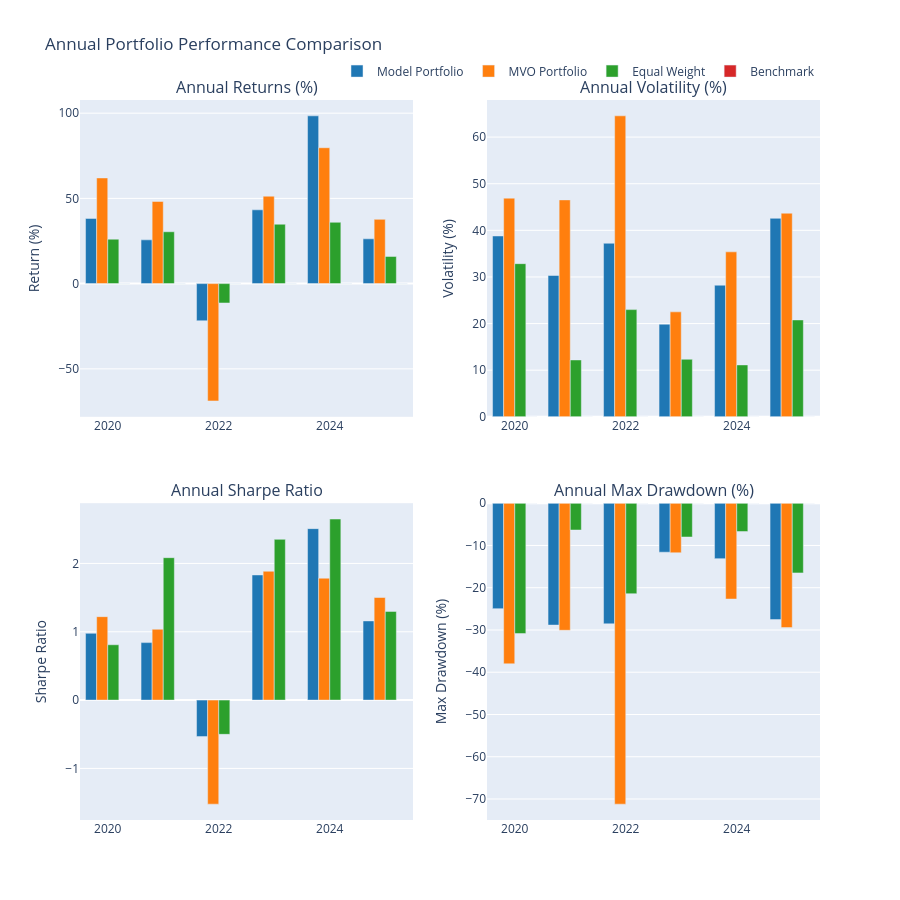

This figure's notebook cell:
### Code cell
# Plotting
fig = make_subplots(
    rows=2, cols=2,
    subplot_titles=('Annual Returns (%)', 'Annual Volatility (%)', 
                   'Annual Sharpe Ratio', 'Annual Max Drawdown (%)'),
                   #'Annual Sortino Ratio', 'Annual Calmar Ratio'),
    vertical_spacing=0.12,
    horizontal_spacing=0.1
)

colors = ['#1f77b4', '#ff7f0e', '#2ca02c', '#d62728']
years = list(yearly_comparison['Total Return (%)'].index)

# Plot annual returns
for i, portfolio in enumerate(portfolios.keys()):
    fig.add_trace(
        go.Bar(
            x=years,
            y=yearly_comparison['Total Return (%)'][portfolio],
            name=portfolio,
            marker_color=colors[i],
            showlegend=True
        ),
        row=1, col=1
    )

# Plot annual volatility
for i, portfolio in enumerate(portfolios.keys()):
    fig.add_trace(
        go.Bar(
            x=years,
            y=yearly_comparison['Volatility (%)'][portfolio],
            name=portfolio,
            marker_color=colors[i],
            showlegend=False
        ),
        row=1, col=2
    )

# Plot annual Sharpe ratio
for i, portfolio in enumerate(portfolios.keys()):
    fig.add_trace(
        go.Bar(
            x=years,
            y=yearly_comparison['Sharpe Ratio'][portfolio],
            name=portfolio,
            marker_color=colors[i],
            showlegend=False
        ),
        row=2, col=1
    )

# Plot annual max drawdown
for i, portfolio in enumerate(portfolios.keys()):
    fig.add_trace(
        go.Bar(
            x=years,
            y=yearly_comparison['Max Drawdown (%)'][portfolio],
            name=portfolio,
            marker_color=colors[i],
            showlegend=False
        ),
        row=2, col=2
    )

# # Plot annual Sortino ratio
# for i, portfolio in enumerate(portfolios.keys()):
#     fig.add_trace(
#         go.Scatter(
#             x=years,
#             y=yearly_comparison['Sortino Ratio'][portfolio],
#             mode='lines+markers',
#             name=portfolio,
#             line=dict(color=colors[i]),
#             showlegend=False
#         ),
#         row=3, col=1
#     )

# # Plot annual Calmar ratio
# for i, portfolio in enumerate(portfolios.keys()):
#     fig.add_trace(
#         go.Scatter(
#             x=years,
#             y=yearly_comparison['Calmar Ratio'][portfolio],
#             mode='lines+markers',
#             name=portfolio,
#             line=dict(color=colors[i]),
#             showlegend=False
#         ),
#         row=3, col=2
#     )

# Update layout
fig.update_layout(
    title='Annual Portfolio Performance Comparison',
    height=900,
    showlegend=True,
    legend=dict(
        orientation="h",
        yanchor="bottom",
        y=1.02,
        xanchor="right",
        x=1
    )
)

# Update axes labels
fig.update_yaxes(title_text="Return (%)", row=1, col=1)
fig.update_yaxes(title_text="Volatility (%)", row=1, col=2)
fig.update_yaxes(title_text="Sharpe Ratio", row=2, col=1)
fig.update_yaxes(title_text="Max Drawdown (%)", row=2, col=2)
# fig.update_yaxes(title_text="Sortino Ratio", row=3, col=1)
# fig.update_yaxes(title_text="Calmar Ratio", row=3, col=2)

fig.show()

# Save the plot to a file
fig.write_html(f'{output_dir}/{train_type}/YoY_performance_{model_type}_run_{run_no}.html')
fig.write_image(f'{output_dir}/{train_type}/YoY_performance_{model_type}_run_{run_no}.png')

### Figure 1 — Plotly figure (JSON) as saved in the notebook; plotly's stock layout.template omitted (floating-point values rounded to 4 significant figures)
{"data": [{"marker": {"color": "#1f77b4"}, "name": "Model Portfolio", "showlegend": true, "type": "bar", "x": [2020, 2021, 2022, 2023, 2024, 2025], "xaxis": "x", "y": [38.24, 25.68, -21.82, 43.29, 98.44, 26.27], "yaxis": "y"}, {"marker": {"color": "#ff7f0e"}, "name": "MVO Portfolio", "showlegend": true, "type": "bar", "x": [2020, 2021, 2022, 2023, 2024, 2025], "xaxis": "x", "y": [62.0, 48.21, -68.85, 51.29, 79.72, 37.7], "yaxis": "y"}, {"marker": {"color": "#2ca02c"}, "name": "Equal Weight", "showlegend": true, "type": "bar", "x": [2020, 2021, 2022, 2023, 2024, 2025], "xaxis": "x", "y": [26.09, 30.42, -11.36, 34.84, 35.98, 15.95], "yaxis": "y"}, {"marker": {"color": "#d62728"}, "name": "Benchmark", "showlegend": true, "type": "bar", "x": [2020, 2021, 2022, 2023, 2024, 2025], "xaxis": "x", "y": [0, 0, 0, 0, 0, 0], "yaxis": "y"}, {"marker": {"color": "#1f77b4"}, "name": "Model Portfolio", "showlegend": false, "type": "bar", "x": [2020, 2021, 2022, 2023, 2024, 2025], "xaxis": "x2", "y": [38.79, 30.31, 37.23, 19.86, 28.23, 42.58], "yaxis": "y2"}, {"marker": {"color": "#ff7f0e"}, "name": "MVO Portfolio", "showlegend": false, "type": "bar", "x": [2020, 2021, 2022, 2023, 2024, 2025], "xaxis": "x2", "y": [46.9, 46.53, 64.56, 22.51, 35.38, 43.68], "yaxis": "y2"}, {"marker": {"color": "#2ca02c"}, "name": "Equal Weight", "showlegend": false, "type": "bar", "x": [2020, 2021, 2022, 2023, 2024, 2025], "xaxis": "x2", "y": [32.85, 12.2, 22.99, 12.34, 11.13, 20.78], "yaxis": "y2"}, {"marker": {"color": "#d62728"}, "name": "Benchmark", "showlegend": false, "type": "bar", "x": [2020, 2021, 2022, 2023, 2024, 2025], "xaxis": "x2", "y": [0, 0, 0, 0, 0, 0], "yaxis": "y2"}, {"marker": {"color": "#1f77b4"}, "name": "Model Portfolio", "showlegend": false, "type": "bar", "x": [2020, 2021, 2022, 2023, 2024, 2025], "xaxis": "x3", "y": [0.9774, 0.8413, -0.5344, 1.832, 2.51, 1.159], "yaxis": "y3"}, {"marker": {"color": "#ff7f0e"}, "name": "MVO Portfolio", "showlegend": false, "type": "bar", "x": [2020, 2021, 2022, 2023, 2024, 2025], "xaxis": "x3", "y": [1.221, 1.037, -1.523, 1.886, 1.784, 1.502], "yaxis": "y3"}, {"marker": {"color": "#2ca02c"}, "name": "Equal Weight", "showlegend": false, "type": "bar", "x": [2020, 2021, 2022, 2023, 2024, 2025], "xaxis": "x3", "y": [0.81, 2.084, -0.5011, 2.353, 2.65, 1.298], "yaxis": "y3"}, {"marker": {"color": "#d62728"}, "name": "Benchmark", "showlegend": false, "type": "bar", "x": [2020, 2021, 2022, 2023, 2024, 2025], "xaxis": "x3", "y": [null, null, null, null, null, null], "yaxis": "y3"}, {"marker": {"color": "#1f77b4"}, "name": "Model Portfolio", "showlegend": false, "type": "bar", "x": [2020, 2021, 2022, 2023, 2024, 2025], "xaxis": "x4", "y": [-24.96, -28.84, -28.55, -11.6, -13.12, -27.54], "yaxis": "y4"}, {"marker": {"color": "#ff7f0e"}, "name": "MVO Portfolio", "showlegend": false, "type": "bar", "x": [2020, 2021, 2022, 2023, 2024, 2025], "xaxis": "x4", "y": [-38.01, -30.07, -71.22, -11.73, -22.69, -29.44], "yaxis": "y4"}, {"marker": {"color": "#2ca02c"}, "name": "Equal Weight", "showlegend": false, "type": "bar", "x": [2020, 2021, 2022, 2023, 2024, 2025], "xaxis": "x4", "y": [-30.86, -6.346, -21.42, -8.007, -6.71, -16.5], "yaxis": "y4"}, {"marker": {"color": "#d62728"}, "name": "Benchmark", "showlegend": false, "type": "bar", "x": [2020, 2021, 2022, 2023, 2024, 2025], "xaxis": "x4", "y": [0, 0, 0, 0, 0, 0], "yaxis": "y4"}], "layout": {"annotations": [{"font": {"size": 16}, "showarrow": false, "text": "Annual Returns (%)", "x": 0.225, "xanchor": "center", "xref": "paper", "y": 1, "yanchor": "bottom", "yref": "paper"}, {"font": {"size": 16}, "showarrow": false, "text": "Annual Volatility (%)", "x": 0.775, "xanchor": "center", "xref": "paper", "y": 1, "yanchor": "bottom", "yref": "paper"}, {"font": {"size": 16}, "showarrow": false, "text": "Annual Sharpe Ratio", "x": 0.225, "xanchor": "center", "xref": "paper", "y": 0.44, "yanchor": "bottom", "yref": "paper"}, {"font": {"size": 16}, "showarrow": false, "text": "Annual Max Drawdown (%)", "x": 0.775, "xanchor": "center", "xref": "paper", "y": 0.44, "yanchor": "bottom", "yref": "paper"}], "height": 900, "legend": {"orientation": "h", "x": 1, "xanchor": "right", "y": 1.02, "yanchor": "bottom"}, "showlegend": true, "title": {"text": "Annual Portfolio Performance Comparison"}, "xaxis": {"anchor": "y", "domain": [0, 0.45]}, "xaxis2": {"anchor": "y2", "domain": [0.55, 1]}, "xaxis3": {"anchor": "y3", "domain": [0, 0.45]}, "xaxis4": {"anchor": "y4", "domain": [0.55, 1]}, "yaxis": {"anchor": "x", "domain": [0.56, 1], "title": {"text": "Return (%)"}}, "yaxis2": {"anchor": "x2", "domain": [0.56, 1], "title": {"text": "Volatility (%)"}}, "yaxis3": {"anchor": "x3", "domain": [0, 0.44], "title": {"text": "Sharpe Ratio"}}, "yaxis4": {"anchor": "x4", "domain": [0, 0.44], "title": {"text": "Max Drawdown (%)"}}}}
